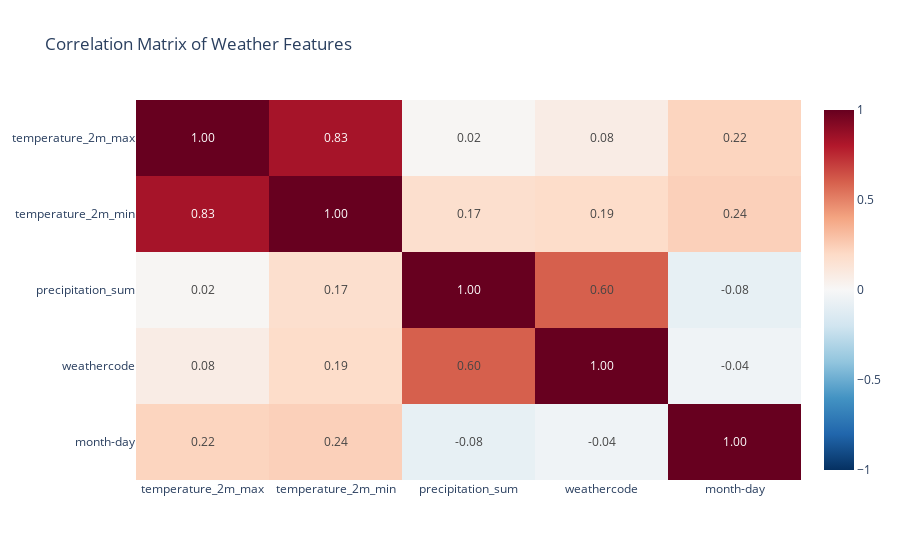

Source (notebook cell):
### Code cell
import plotly.express as px

cols_to_correlate = ['temperature_2m_max', 'temperature_2m_min', 'precipitation_sum', 'weathercode']

if 'month-day' in train_df.columns:
    cols_to_correlate.append('month-day')


corr_matrix = train_df[cols_to_correlate].corr()


fig = px.imshow(
    corr_matrix, 
    text_auto=".2f", 
    aspect="auto", 
    color_continuous_scale='RdBu_r',
    title="Correlation Matrix of Weather Features",
    zmin=-1, zmax=1
)

fig.show()

### Figure 1 — Plotly figure (JSON) as saved in the notebook; plotly's stock layout.template omitted (floating-point values rounded to 4 significant figures)
{"data": [{"coloraxis": "coloraxis", "hovertemplate": "x: %{x}<br>y: %{y}<br>color: %{z}<extra></extra>", "name": "0", "texttemplate": "%{z:.2f}", "type": "heatmap", "x": ["temperature_2m_max", "temperature_2m_min", "precipitation_sum", "weathercode", "month-day"], "xaxis": "x", "y": ["temperature_2m_max", "temperature_2m_min", "precipitation_sum", "weathercode", "month-day"], "yaxis": "y", "z": [[1, 0.8323, 0.01614, 0.07608, 0.222], [0.8323, 1, 0.1699, 0.1859, 0.239], [0.01614, 0.1699, 1, 0.5993, -0.08206], [0.07608, 0.1859, 0.5993, 1, -0.04014], [0.222, 0.239, -0.08206, -0.04014, 1]]}], "layout": {"coloraxis": {"cmax": 1, "cmin": -1, "colorscale": [[0, "rgb(5,48,97)"], [0.1, "rgb(33,102,172)"], [0.2, "rgb(67,147,195)"], [0.3, "rgb(146,197,222)"], [0.4, "rgb(209,229,240)"], [0.5, "rgb(247,247,247)"], [0.6, "rgb(253,219,199)"], [0.7, "rgb(244,165,130)"], [0.8, "rgb(214,96,77)"], [0.9, "rgb(178,24,43)"], [1, "rgb(103,0,31)"]]}, "title": {"text": "Correlation Matrix of Weather Features"}, "xaxis": {"anchor": "y", "domain": [0, 1]}, "yaxis": {"anchor": "x", "autorange": "reversed", "domain": [0, 1]}}}
